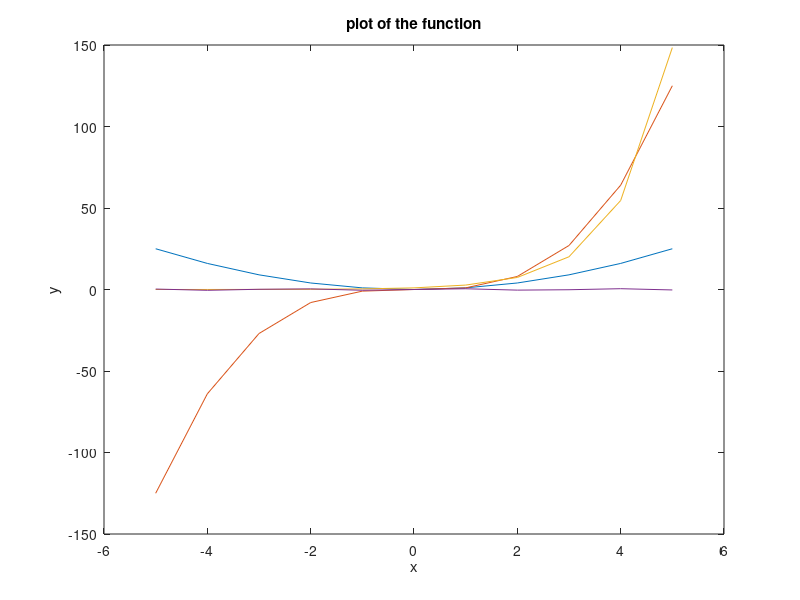

This chart was generated by the following MATLAB code:
x = (-5:1:5);
y1 = x.^2; % .* and .^ is used as it indicates that the operation after the dot must be applied element wise to arrays or matrices 
y2 = x.^3;
y3 = exp(x);
y4 = sin(x).*cos(x);
plot(x,y1,'DisplayName','y = x^2')
hold on
plot(x,y2,'DisplayName','y = x^3')
hold on
plot(x,y3,'DisplayName','y = e^2')
hold on
plot(x,y4,'DisplayName','y = sinx+cosx')
xlabel('x');
ylabel('y');
title('plot of the function');





